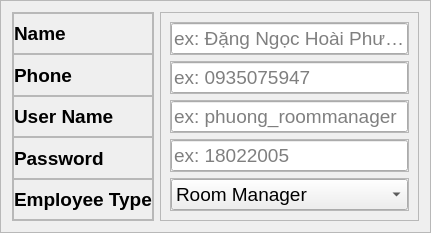
                                              <widget class="QFrame" name="frame_leftbelow_2">
                                               <property name="frameShape">
                                                <enum>QFrame::StyledPanel</enum>
                                               </property>
                                               <property name="frameShadow">
                                                <enum>QFrame::Raised</enum>
                                               </property>
                                               <layout class="QHBoxLayout" name="horizontalLayout_20">
                                                <item alignment="Qt::AlignLeft">
                                                 <widget class="QFrame" name="frame_leftbelow_4">
                                                  <property name="frameShape">
                                                   <enum>QFrame::StyledPanel</enum>
                                                  </property>
                                                  <property name="frameShadow">
                                                   <enum>QFrame::Raised</enum>
                                                  </property>
                                                  <layout class="QVBoxLayout" name="verticalLayout_32">
                                                   <property name="spacing">
                                                    <number>0</number>
                                                   </property>
                                                   <property name="leftMargin">
                                                    <number>0</number>
                                                   </property>
                                                   <property name="topMargin">
                                                    <number>0</number>
                                                   </property>
                                                   <property name="rightMargin">
                                                    <number>0</number>
                                                   </property>
                                                   <property name="bottomMargin">
                                                    <number>0</number>
                                                   </property>
                                                   <item>
                                                    <widget class="QFrame" name="frame_25">
                                                     <property name="frameShape">
                                                      <enum>QFrame::StyledPanel</enum>
                                                     </property>
                                                     <property name="frameShadow">
                                                      <enum>QFrame::Raised</enum>
                                                     </property>
                                                     <layout class="QVBoxLayout" name="verticalLayout_33">
                                                      <property name="spacing">
                                                       <number>0</number>
                                                      </property>
                                                      <property name="leftMargin">
                                                       <number>0</number>
                                                      </property>
                                                      <property name="topMargin">
                                                       <number>0</number>
                                                      </property>
                                                      <property name="rightMargin">
                                                       <number>0</number>
                                                      </property>
                                                      <property name="bottomMargin">
                                                       <number>0</number>
                                                      </property>
                                                      <item>
                                                       <widget class="QLabel" name="label_11">
                                                        <property name="font">
                                                         <font>
                                                          <pointsize>14</pointsize>
                                                          <weight>75</weight>
                                                          <bold>true</bold>
                                                         </font>
                                                        </property>
                                                        <property name="text">
                                                         <string>Name</string>
                                                        </property>
                                                       </widget>
                                                      </item>
                                                     </layout>
                                                    </widget>
                                                   </item>
                                                   <item>
                                                    <widget class="QFrame" name="frame_26">
                                                     <property name="frameShape">
                                                      <enum>QFrame::StyledPanel</enum>
                                                     </property>
                                                     <property name="frameShadow">
                                                      <enum>QFrame::Raised</enum>
                                                     </property>
                                                     <layout class="QVBoxLayout" name="verticalLayout_34">
                                                      <property name="spacing">
                                                       <number>0</number>
                                                      </property>
                                                      <property name="leftMargin">
                                                       <number>0</number>
                                                      </property>
                                                      <property name="topMargin">
                                                       <number>0</number>
                                                      </property>
                                                      <property name="rightMargin">
                                                       <number>0</number>
                                                      </property>
                                                      <property name="bottomMargin">
                                                       <number>0</number>
                                                      </property>
                                                      <item>
                                                       <widget class="QLabel" name="label_12">
                                                        <property name="font">
                                                         <font>
                                                          <pointsize>14</pointsize>
                                                          <weight>75</weight>
                                                          <bold>true</bold>
                                                         </font>
                                                        </property>
                                                        <property name="text">
                                                         <string>Phone</string>
                                                        </property>
                                                       </widget>
                                                      </item>
                                                     </layout>
                                                    </widget>
                                                   </item>
                                                   <item>
                                                    <widget class="QFrame" name="frame_27">
                                                     <property name="frameShape">
                                                      <enum>QFrame::StyledPanel</enum>
                                                     </property>
                                                     <property name="frameShadow">
                                                      <enum>QFrame::Raised</enum>
                                                     </property>
                                                     <layout class="QVBoxLayout" name="verticalLayout_35">
                                                      <property name="spacing">
                                                       <number>0</number>
                                                      </property>
                                                      <property name="leftMargin">
                                                       <number>0</number>
                                                      </property>
                                                      <property name="topMargin">
                                                       <number>0</number>
                                                      </property>
                                                      <property name="rightMargin">
                                                       <number>0</number>
                                                      </property>
                                                      <property name="bottomMargin">
                                                       <number>0</number>
                                                      </property>
                                                      <item>
                                                       <widget class="QLabel" name="label_13">
                                                        <property name="font">
                                                         <font>
                                                          <pointsize>14</pointsize>
                                                          <weight>75</weight>
                                                          <bold>true</bold>
                                                         </font>
                                                        </property>
                                                        <property name="text">
                                                         <string>User Name</string>
                                                        </property>
                                                       </widget>
                                                      </item>
                                                     </layout>
                                                    </widget>
                                                   </item>
                                                   <item>
                                                    <widget class="QFrame" name="frame_28">
                                                     <property name="frameShape">
                                                      <enum>QFrame::StyledPanel</enum>
                                                     </property>
                                                     <property name="frameShadow">
                                                      <enum>QFrame::Raised</enum>
                                                     </property>
                                                     <layout class="QVBoxLayout" name="verticalLayout_36">
                                                      <property name="spacing">
                                                       <number>0</number>
                                                      </property>
                                                      <property name="leftMargin">
                                                       <number>0</number>
                                                      </property>
                                                      <property name="topMargin">
                                                       <number>0</number>
                                                      </property>
                                                      <property name="rightMargin">
                                                       <number>0</number>
                                                      </property>
                                                      <property name="bottomMargin">
                                                       <number>0</number>
                                                      </property>
                                                      <item>
                                                       <widget class="QLabel" name="label_14">
                                                        <property name="font">
                                                         <font>
                                                          <pointsize>14</pointsize>
                                                          <weight>75</weight>
                                                          <bold>true</bold>
                                                         </font>
                                                        </property>
                                                        <property name="text">
                                                         <string>Password</string>
                                                        </property>
                                                       </widget>
                                                      </item>
                                                     </layout>
                                                    </widget>
                                                   </item>
                                                   <item>
                                                    <widget class="QFrame" name="frame_29">
                                                     <property name="frameShape">
                                                      <enum>QFrame::StyledPanel</enum>
                                                     </property>
                                                     <property name="frameShadow">
                                                      <enum>QFrame::Raised</enum>
                                                     </property>
                                                     <layout class="QVBoxLayout" name="verticalLayout_37">
                                                      <property name="spacing">
                                                       <number>0</number>
                                                      </property>
                                                      <property name="leftMargin">
                                                       <number>0</number>
                                                      </property>
                                                      <property name="topMargin">
                                                       <number>0</number>
                                                      </property>
                                                      <property name="rightMargin">
                                                       <number>0</number>
                                                      </property>
                                                      <property name="bottomMargin">
                                                       <number>0</number>
                                                      </property>
                                                      <item>
                                                       <widget class="QLabel" name="label_15">
                                                        <property name="font">
                                                         <font>
                                                          <pointsize>14</pointsize>
                                                          <weight>75</weight>
                                                          <bold>true</bold>
                                                         </font>
                                                        </property>
                                                        <property name="text">
                                                         <string>Employee Type</string>
                                                        </property>
                                                       </widget>
                                                      </item>
                                                     </layout>
                                                    </widget>
                                                   </item>
                                                  </layout>
                                                 </widget>
                                                </item>
                                                <item>
                                                 <widget class="QFrame" name="frame_18">
                                                  <property name="frameShape">
                                                   <enum>QFrame::StyledPanel</enum>
                                                  </property>
                                                  <property name="frameShadow">
                                                   <enum>QFrame::Raised</enum>
                                                  </property>
                                                  <layout class="QVBoxLayout" name="verticalLayout_38">
                                                   <item>
                                                    <widget class="QFrame" name="frame_name">
                                                     <property name="sizePolicy">
                                                      <sizepolicy hsizetype="Expanding" vsizetype="Preferred">
                                                       <horstretch>0</horstretch>
                                                       <verstretch>0</verstretch>
                                                      </sizepolicy>
                                                     </property>
                                                     <property name="frameShape">
                                                      <enum>QFrame::StyledPanel</enum>
                                                     </property>
                                                     <property name="frameShadow">
                                                      <enum>QFrame::Raised</enum>
                                                     </property>
                                                     <layout class="QVBoxLayout" name="verticalLayout_39">
                                                      <property name="spacing">
                                                       <number>0</number>
                                                      </property>
                                                      <property name="leftMargin">
                                                       <number>0</number>
                                                      </property>
                                                      <property name="topMargin">
                                                       <number>0</number>
                                                      </property>
                                                      <property name="rightMargin">
                                                       <number>0</number>
                                                      </property>
                                                      <property name="bottomMargin">
                                                       <number>0</number>
                                                      </property>
                                                      <item>
                                                       <widget class="QLineEdit" name="lineEdit_name">
                                                        <property name="font">
                                                         <font>
                                                          <pointsize>14</pointsize>
                                                         </font>
                                                        </property>
                                                        <property name="placeholderText">
                                                         <string>ex: Đặng Ngọc Hoài Phương</string>
                                                        </property>
                                                       </widget>
                                                      </item>
                                                     </layout>
                                                    </widget>
                                                   </item>
                                                   <item>
                                                    <widget class="QFrame" name="frame_phone">
                                                     <property name="frameShape">
                                                      <enum>QFrame::StyledPanel</enum>
                                                     </property>
                                                     <property name="frameShadow">
                                                      <enum>QFrame::Raised</enum>
                                                     </property>
                                                     <layout class="QVBoxLayout" name="verticalLayout_40">
                                                      <property name="spacing">
                                                       <number>0</number>
                                                      </property>
                                                      <property name="leftMargin">
                                                       <number>0</number>
                                                      </property>
                                                      <property name="topMargin">
                                                       <number>0</number>
                                                      </property>
                                                      <property name="rightMargin">
                                                       <number>0</number>
                                                      </property>
                                                      <property name="bottomMargin">
                                                       <number>0</number>
                                                      </property>
                                                      <item>
                                                       <widget class="QLineEdit" name="lineEdit_phone">
                                                        <property name="font">
                                                         <font>
                                                          <pointsize>14</pointsize>
                                                         </font>
                                                        </property>
                                                        <property name="placeholderText">
                                                         <string>ex: 0935075947</string>
                                                        </property>
                                                       </widget>
                                                      </item>
                                                     </layout>
                                                    </widget>
                                                   </item>
                                                   <item>
                                                    <widget class="QFrame" name="frame_username">
                                                     <property name="frameShape">
                                                      <enum>QFrame::StyledPanel</enum>
                                                     </property>
                                                     <property name="frameShadow">
                                                      <enum>QFrame::Raised</enum>
                                                     </property>
                                                     <layout class="QVBoxLayout" name="verticalLayout_41">
                                                      <property name="spacing">
                                                       <number>0</number>
                                                      </property>
                                                      <property name="leftMargin">
                                                       <number>0</number>
                                                      </property>
                                                      <property name="topMargin">
                                                       <number>0</number>
                                                      </property>
                                                      <property name="rightMargin">
                                                       <number>0</number>
                                                      </property>
                                                      <property name="bottomMargin">
                                                       <number>0</number>
                                                      </property>
                                                      <item>
                                                       <widget class="QLineEdit" name="lineEdit_username">
                                                        <property name="font">
                                                         <font>
                                                          <pointsize>14</pointsize>
                                                         </font>
                                                        </property>
                                                        <property name="placeholderText">
                                                         <string>ex: phuong_roommanager</string>
                                                        </property>
                                                       </widget>
                                                      </item>
                                                     </layout>
                                                    </widget>
                                                   </item>
                                                   <item>
                                                    <widget class="QFrame" name="frame_password">
                                                     <property name="frameShape">
                                                      <enum>QFrame::StyledPanel</enum>
                                                     </property>
                                                     <property name="frameShadow">
                                                      <enum>QFrame::Raised</enum>
                                                     </property>
                                                     <layout class="QVBoxLayout" name="verticalLayout_42">
                                                      <property name="spacing">
                                                       <number>0</number>
                                                      </property>
                                                      <property name="leftMargin">
                                                       <number>0</number>
                                                      </property>
                                                      <property name="topMargin">
                                                       <number>0</number>
                                                      </property>
                                                      <property name="rightMargin">
                                                       <number>0</number>
                                                      </property>
                                                      <property name="bottomMargin">
                                                       <number>0</number>
                                                      </property>
                                                      <item>
                                                       <widget class="QLineEdit" name="lineEdit_password">
                                                        <property name="font">
                                                         <font>
                                                          <pointsize>14</pointsize>
                                                         </font>
                                                        </property>
                                                        <property name="placeholderText">
                                                         <string>ex: 18022005</string>
                                                        </property>
                                                       </widget>
                                                      </item>
                                                     </layout>
                                                    </widget>
                                                   </item>
                                                   <item>
                                                    <widget class="QFrame" name="frame_employeetype">
                                                     <property name="frameShape">
                                                      <enum>QFrame::StyledPanel</enum>
                                                     </property>
                                                     <property name="frameShadow">
                                                      <enum>QFrame::Raised</enum>
                                                     </property>
                                                     <layout class="QVBoxLayout" name="verticalLayout_43">
                                                      <property name="spacing">
                                                       <number>0</number>
                                                      </property>
                                                      <property name="leftMargin">
                                                       <number>0</number>
                                                      </property>
                                                      <property name="topMargin">
                                                       <number>0</number>
                                                      </property>
                                                      <property name="rightMargin">
                                                       <number>0</number>
                                                      </property>
                                                      <property name="bottomMargin">
                                                       <number>0</number>
                                                      </property>
                                                      <item>
                                                       <widget class="QComboBox" name="comboBox_employeetype">
                                                        <property name="font">
                                                         <font>
                                                          <pointsize>14</pointsize>
                                                         </font>
                                                        </property>
                                                        <item>
                                                         <property name="text">
                                                          <string>Room Manager</string>
                                                         </property>
                                                        </item>
                                                        <item>
                                                         <property name="text">
                                                          <string>Customer Staff Service</string>
                                                         </property>
                                                        </item>
                                                        <item>
                                                         <property name="text">
                                                          <string>Psychology Consultants</string>
                                                         </property>
                                                        </item>
                                                       </widget>
                                                      </item>
                                                     </layout>
                                                    </widget>
                                                   </item>
                                                  </layout>
                                                 </widget>
                                                </item>
                                               </layout>
                                              </widget>
